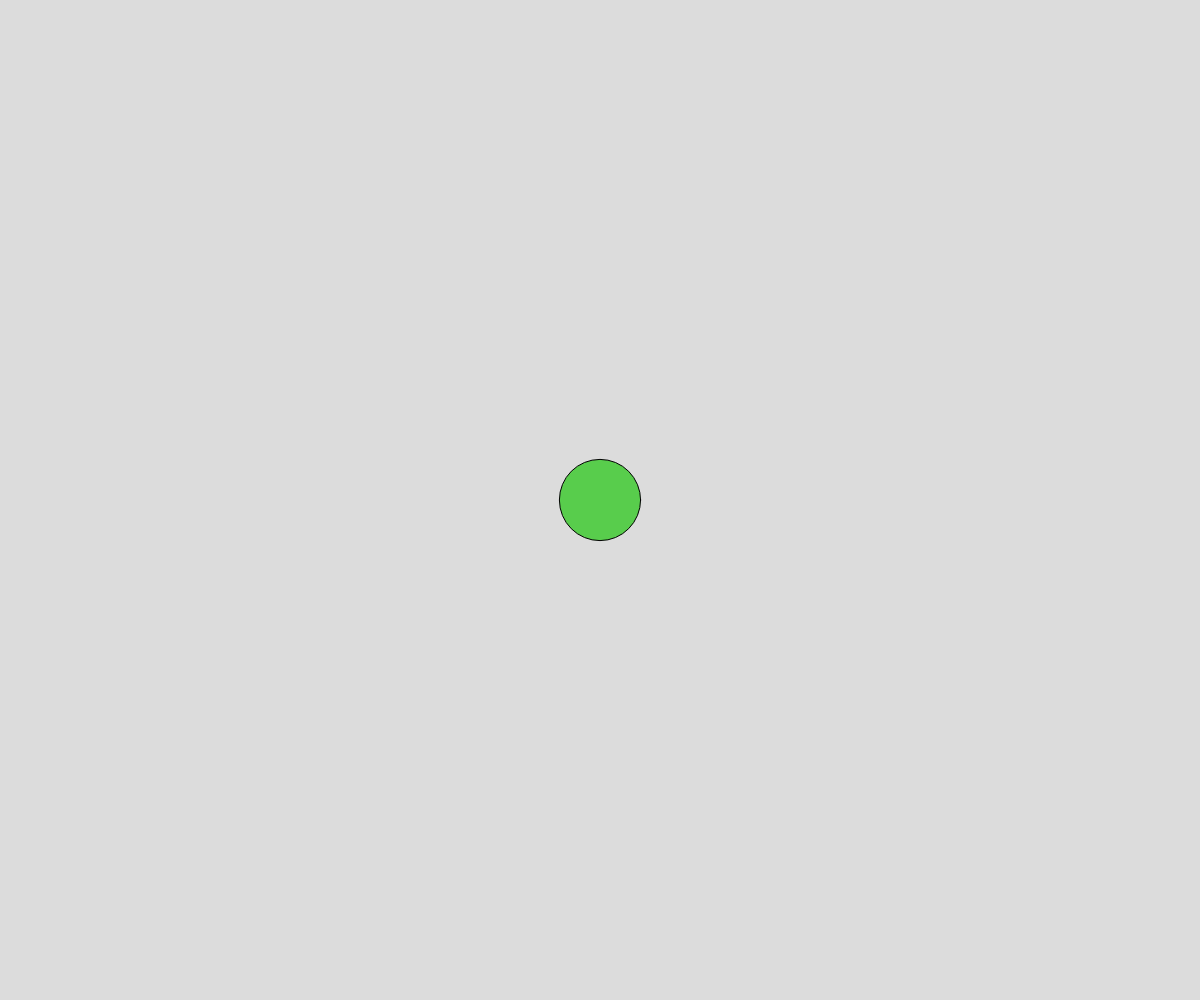
Frame 1 (no input)
Frame 60 (no input): identical to frame 1, image omitted
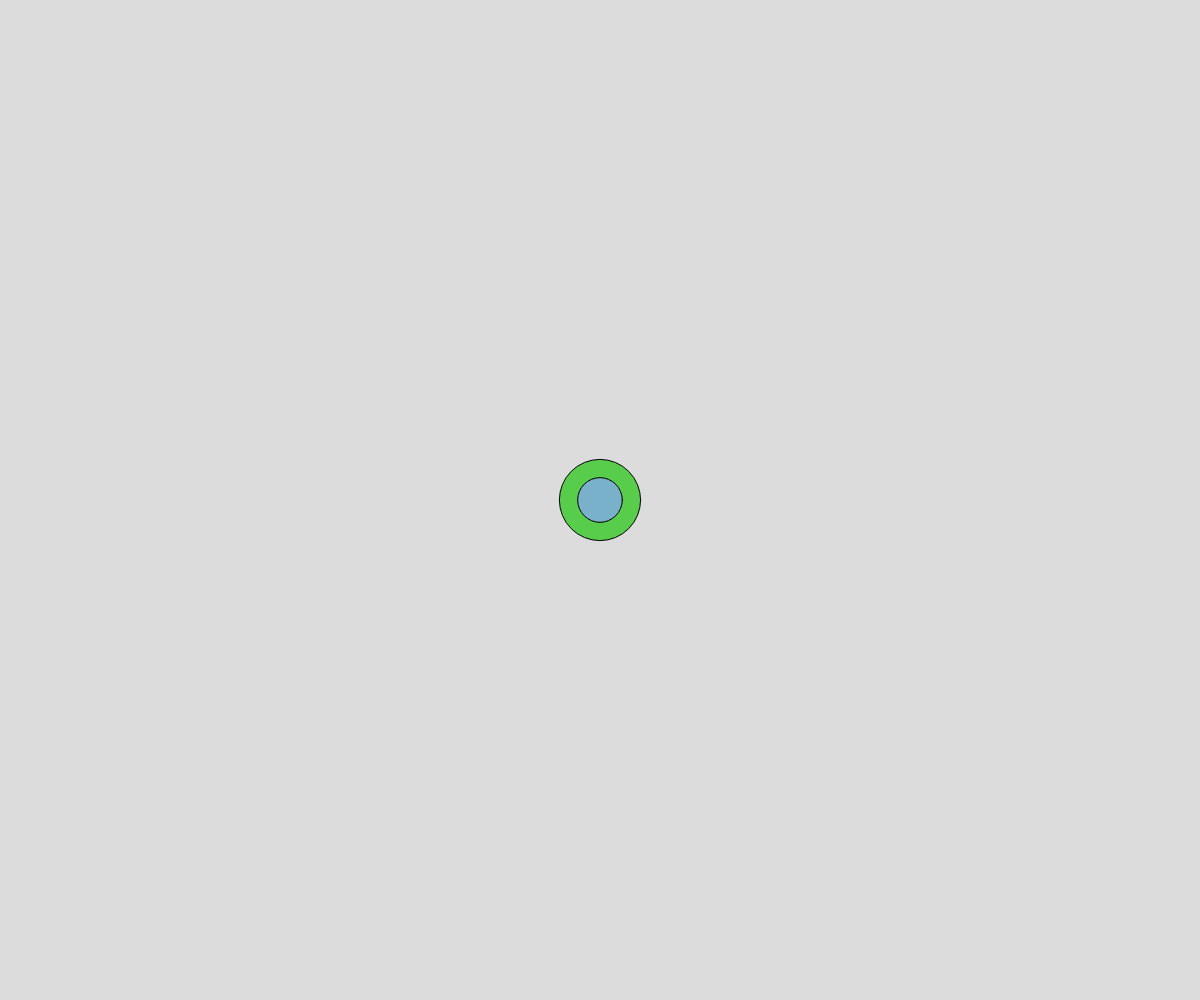
Frame 120 (the mouse pressed at the canvas centre since frame 60)

The p5.js sketch that drew these frames (run headless with seeded random() and noise() and a simulated clock; from frame 60 on, the mouse is pressed at the canvas centre):

// p5.js sketch
// ── sketch.js
// Bouncing balls
// Ahmed Omar
// 3/6/2023
//
// Extra for Experts:
// - describe what you did to take this project "above and beyond"


// Bouncing Balls Demo
// Using Arrays and Object Notation

let shapes = [];

function setup() {
  createCanvas(windowWidth, windowHeight);
  spawnBall(width/2, height/2); 
}

function draw() {
  background(220);
  moveShapes();
  displayShapes();
}

function mousePressed() {
  spawnBall(mouseX, mouseY);
}

function moveShapes() {
  for (let i=0; i<shapes.length; i++) {
    shapes[i].x += shapes[i].dx;
    shapes[i].y += shapes[i].dy;
    if (shapes[i].x <= 0 || shapes[i].y >= height || shapes[i].y <= height ){
      shapes[i].x -= shapes[i].dx;
      shapes[i].y -= shapes[i].dy;

    }
  }
}

function displayShapes() {
  for (let i=0; i<shapes.length; i++) {
    fill(shapes[i].theColor);
    circle(shapes[i].x, shapes[i].y, shapes[i].diameter);
  }
}

function spawnBall(tempX, tempY) {
  let newBall = {
    x: tempX,
    y: tempY,
    dx: random(-5, 5),
    dy: random(-5, 5),
    diameter: random(25, 100),
    theColor: color(random(255), random(255), random(255))
  };
  shapes.push(newBall);
}
